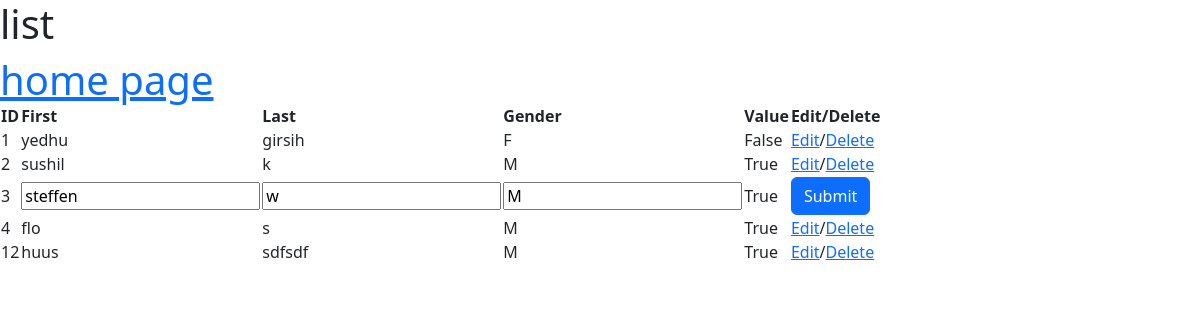
The page /edit/3 on the database its author committed.
### hello_app/models.py (models this page shows)
class Basicinfo(models.Model):
    f_name = models.CharField(max_length=50)
    l_name = models.CharField(max_length=50)
    gender = models.CharField(max_length=5,default='M')
    value = models.BooleanField()

### hello_app/views.py (the view)
# urls.py: path('edit/<pk>', views.editnew, name='edit'),
def editnew(request,pk):
    if(request.POST):
        instance = Basicinfo.objects.get(pk=pk)
        instance.f_name = request.POST.get('f_name', request.POST.get('f_name_original'))
        instance.l_name = request.POST.get('l_name', request.POST.get('l_name_original'))
        instance.gender = request.POST.get('gender', request.POST.get('gender_original'))
        if(instance.gender == "M"):
            instance.value = True
        else:
            instance.value = False
        instance.save()
        data_set = Basicinfo.objects.all()
        return redirect('list')
    else:
        instance= Basicinfo.objects.get(pk=pk)
        all_data= Basicinfo.objects.all()
        return render(request,'list.html',{'data':instance,'id_value':instance.id,'all_data':all_data,'selected':True})

### templates/list.html (shortened to what this page needs)
<h1> list <h1>
{%  include 'home.html' %}
<head>
  <link rel="stylesheet" type="text/css" href="https://cdn.datatables.net/1.11.5/css/jquery.dataTables.css">
</head>
{% load bootstrap5 %}
{% bootstrap_css %}
<table id="example"  class="display">
    <thead>
      <tr>
        <th scope="col">ID</th>
        <th scope="col">First</th>
        <th scope="col">Last</th>
        <th scope="col">Gender</th>
        <th scope="col">Value</th>
        <th scope="col">Edit/Delete</th>
      </tr>
    </thead>
    <tbody>
      {% for obj in all_data %}
      {% if obj.id == id_value %}
         <tr id="{{ obj.id }}">
            <form method="POST" enctype="multipart/form-data">
                <td>{{ obj.id }}</td>
                <td><input type="text" name="f_name" value="{{ obj.f_name }}"></td>
                <td><input type="text" name="l_name" value="{{ obj.l_name }}"></td>
                <td><input type="text" name="gender" value="{{ obj.gender }}"></td>
                {% if obj.gender == 'M' %}
                     <td>True</td>
                {% else %}
                     <td>False</td>
                {% endif %}
                <td>{% bootstrap_button button_type="submit" content="Submit" extra_classes="custom-button" %}
                </td>
            </form>
        </tr>
       {% else %}
         <tr id="{{ obj.id }}">
              <td>{{ obj.id }}</td>
              <td>{{ obj.f_name }}</td>
              <td>{{ obj.l_name }}</td>
              <td>{{ obj.gender }}</td>
              <td>{{ obj.value }}</td>
              <td><a href="{% url 'edit' obj.id %}">Edit</a>/<a href="{% url 'delete' obj.id %}">Delete</a></td>
         </tr>
        {% endif %}
      {% endfor %}
    </tbody>
  </table>

### rows shown on the page
Basicinfo: id "1", f_name "yedhu", l_name "girsih", gender "F", value "False"
Basicinfo: id "2", f_name "sushil", l_name "k", gender "M", value "True"
Basicinfo: id "3", f_name "steffen", l_name "w", gender "M", shows "True", bootstrap_button "Submit"
Basicinfo: id "4", f_name "flo", l_name "s", gender "M", value "True"
Basicinfo: id "12", f_name "huus", l_name "sdfsdf", gender "M", value "True"
